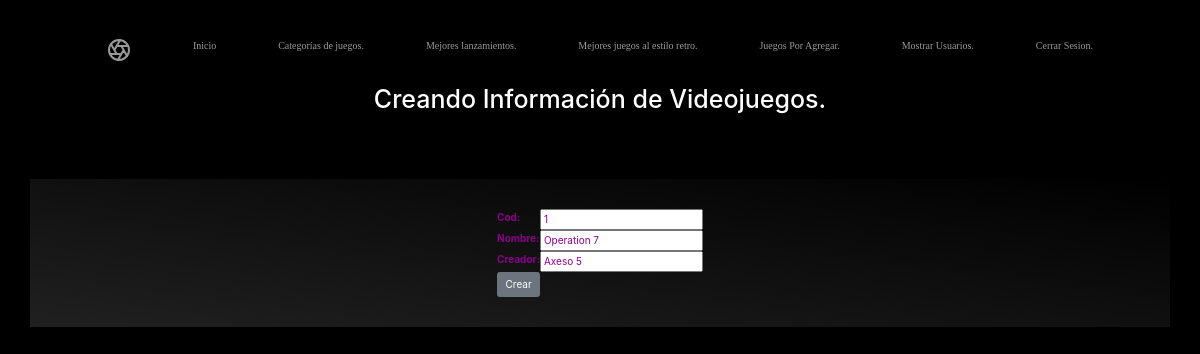
Page /catalogo/game/1/update/ on the committed database.
### catalogo/models.py (models this page shows, shortened)
class Game(models.Model):
    cod = models.CharField(max_length=8,primary_key=True)
    nombre = models.CharField(max_length=100)
    creador = models.CharField(max_length=100)
    descripcion = models.TextField(max_length=500)

### catalogo/views.py (the view)
# urls.py: path('game/<int:pk>/update/', views.GameUpdate.as_view(), name='game_update'),
class GameUpdate(UpdateView):
    model= Game
    fields= ['cod','nombre','creador','descripción']

### catalogo/templates/catalogo/game_form.html (shortened to what this page needs)
{% extends "base_generic.html" %}
{% block content %}
<body style="background:#000000">
<br>
<h1 style="color: white;">Creando Información de Videojuegos.</h1>
<br><br><br><br>
<div class="container d-flex flex-column flex-md-row justify-content-between" style="background: linear-gradient(to bottom left, #000000,  #202020);">
<form action="" method="post"> <br><br>
    <table style="color: darkmagenta;">
        {{form.as_table}}
    </table>
    <input class="btn btn-secondary" type="submit" value="Crear"> <br><br><br>
</form>
</div>
</body>
{% endblock %}

### catalogo/static/css/color.css (style rules this page uses)
h1 { color: white; text-align: center; }

### catalogo/static/css/carousel.css (style rules this page uses)
body { padding-top: 3rem; padding-bottom: 3rem; color: #5a5a5a; }

### rows in the picture
Game: cod "1", nombre "Operation 7", creador "Axeso 5"
